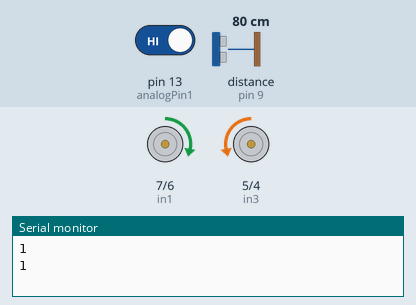
Recording of a sketch running on a simulated Arduino Uno, built with avr-gcc and run on an emulated ATmega328P. Parts: motor-driver pin pairs drawn as motors (green arrow = first pin HIGH = forward, orange = second pin HIGH = backward, longer = more drive, scaled by the enable pin), the last lines printed to the serial monitor. Wiring (inferred from the names in the program): ultrasonic range finder: trigger pin 8; echo pin 9. The inputs (shaded band) are chosen by the test bench; at power-on: pin 13 (analogPin1) HIGH, distance to the obstacle (sensor on pin 9) 80 cm. The echo pulse lasts 58.3 µs per cm.

Above: at 2.1 s.
2.2 s: pin 13 (analogPin1) driven LOW
4.2 s: distance to the obstacle (sensor on pin 9) set to 2 cm
At 4.7 s:
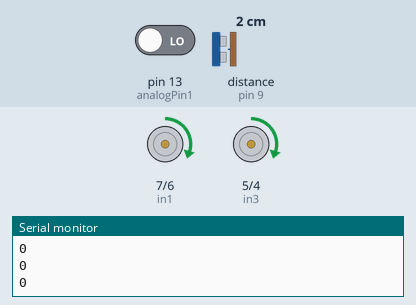
5.7 s: pin 13 (analogPin1) driven HIGH
At 6.1 s:
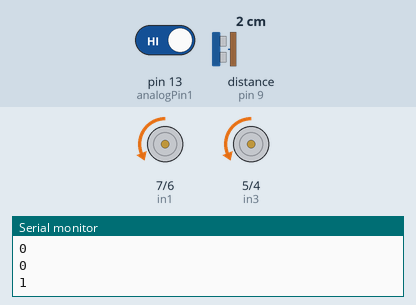
Timing chart, 0 to 16.5 s (numbered marks = the images above; inputs shaded):
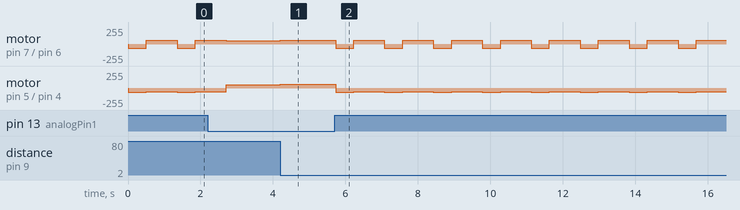

Measured:
- after the input at 4.2 s, motor on pin 7 (in1) / pin 6 (in2), motor on pin 5 (in3) / pin 4 (in4): forward 50/255 → forward 60/255 at once
- after the input at 5.7 s, motor on pin 7 (in1) / pin 6 (in2): alternates backward 65/255 for 0.50 s and forward 55/255 for 0.85 s, starting at once; motor on pin 5 (in3) / pin 4 (in4): alternates backward 65/255 for 0.50 s and backward 55/255 for 0.85 s, starting at once
- by itself, motor on pin 7 (in1) / pin 6 (in2): alternates backward 65/255 for 0.50 s and forward 55/255 for 0.86 s
- by itself, motor on pin 5 (in3) / pin 4 (in4): alternates backward 65/255 for 0.50 s and backward 55/255 for 0.86 s

The sketch:

sketch_car_science_vetal-3.ino
```cpp
 // mark ruso
#define Trig 8
#define Echo 9


const int in1 = 7;    // L298N-1 pin 7
const int in2 = 6;    // L298N-1 pin 8
const int ena = 11;    // L298N-1 pin 11

const int in3 = 5;    // L298N-1 pin 5
const int in4 = 4;    // L298N-1 pin 4
const int enb = 3;    // L298N-1 pin 3

const int analogPin1 = 13; // подключение датчика

void setup()
{
  Serial.begin(9600); // Задаем скорость работы монитор порта
  pinMode(Trig, OUTPUT); // выход
  pinMode(Echo, INPUT); // вход
  pinMode(13, INPUT);

  pinMode(in1, OUTPUT);      // connection to L298n
  pinMode(in2, OUTPUT);      // connection to L298n
  pinMode(ena, OUTPUT);      // connection to L298n

  pinMode(in3, OUTPUT);      // connection to L298n
  pinMode(in4, OUTPUT);      // connection to L298n
  pinMode(ena, OUTPUT);      // connection to L298n

}
unsigned int impulseTime=0;
unsigned int distance_sm=0;

void loop()
{
  digitalWrite(Trig, HIGH);
  delayMicroseconds(10); // 10 микросекунд
  digitalWrite(Trig, LOW);
  impulseTime=pulseIn(Echo, HIGH); // замеряем длину импульса
  distance_sm=impulseTime/58; // переводим в сантиметры


Serial.println(digitalRead(13)); // Выводим значение в порт


if (digitalRead(13) == LOW)
{


     if (distance_sm >15)  // если расстояние больше 15 сантиметров, то едем вперед
       //   if (distance_sm <15 && distance_sm >0)  // если расстояние от 0 до 15 сантиметров, то едем вперед
  {
      digitalWrite(in1, HIGH);
      digitalWrite(in2, LOW);
      analogWrite(ena, 50);

      digitalWrite(in3, HIGH);
      digitalWrite(in4, LOW);
      analogWrite(enb, 50);
  }
  else  // в противном случае поворачиваемся 350 мс и ищем препятствие (соперника)
 {
     digitalWrite(in1, HIGH);
      digitalWrite(in2, LOW);
      analogWrite(ena, 60);

      digitalWrite(in3, HIGH);
      digitalWrite(in4, LOW);
      analogWrite(enb, 60);


  }

  }

else

{

      digitalWrite(in1, LOW);
      digitalWrite(in2, HIGH);
      analogWrite(ena, 65);

      digitalWrite(in3, LOW);
      digitalWrite(in4, HIGH);
      analogWrite(enb, 65);


      delay(500);


      digitalWrite(in1, HIGH);
      digitalWrite(in2, LOW);
      analogWrite(ena, 55);

      digitalWrite(in3, LOW);
      digitalWrite(in4, HIGH);
      analogWrite(enb, 55);


      delay(800);
      }


  delay(50);

}
```
